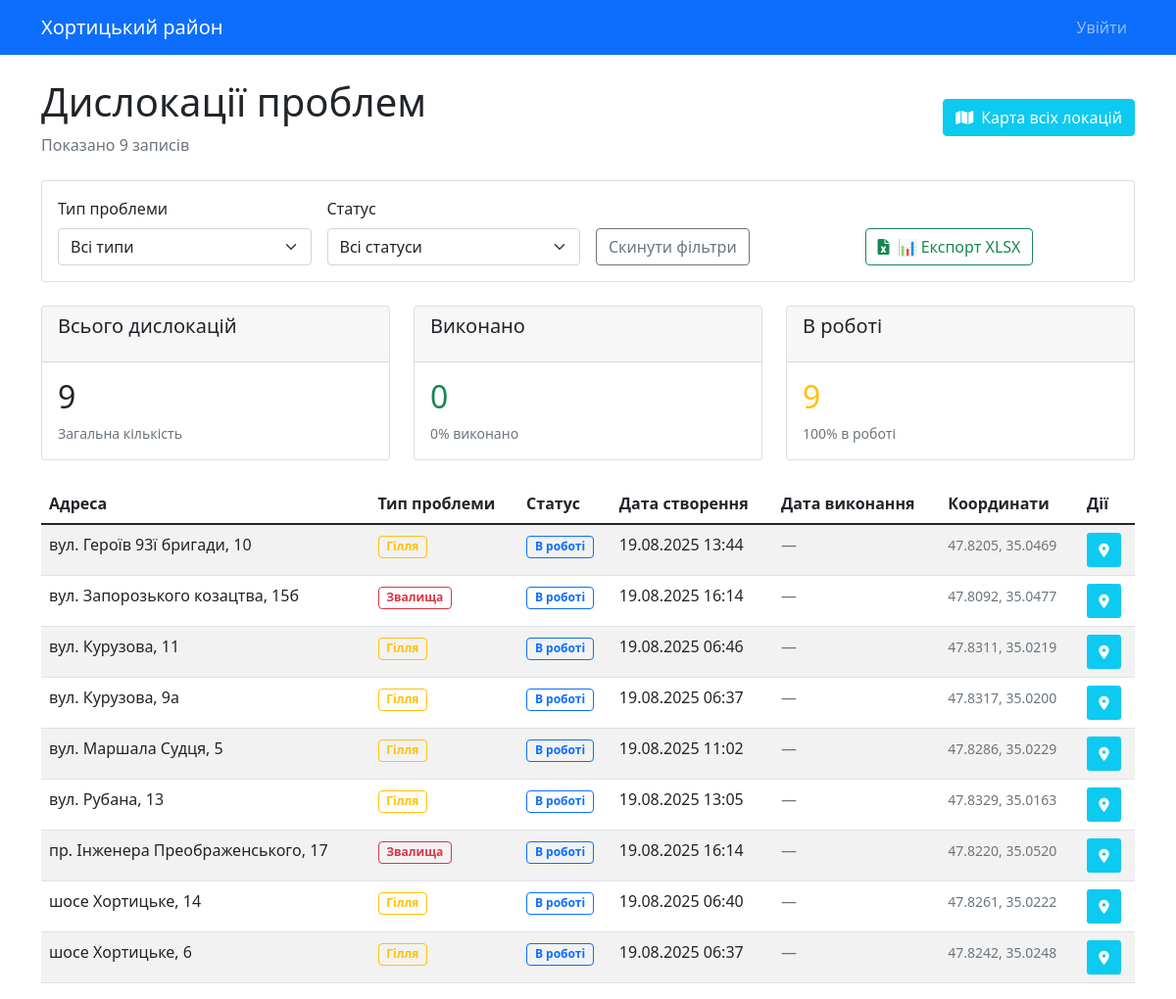
Before: / with the older database file.
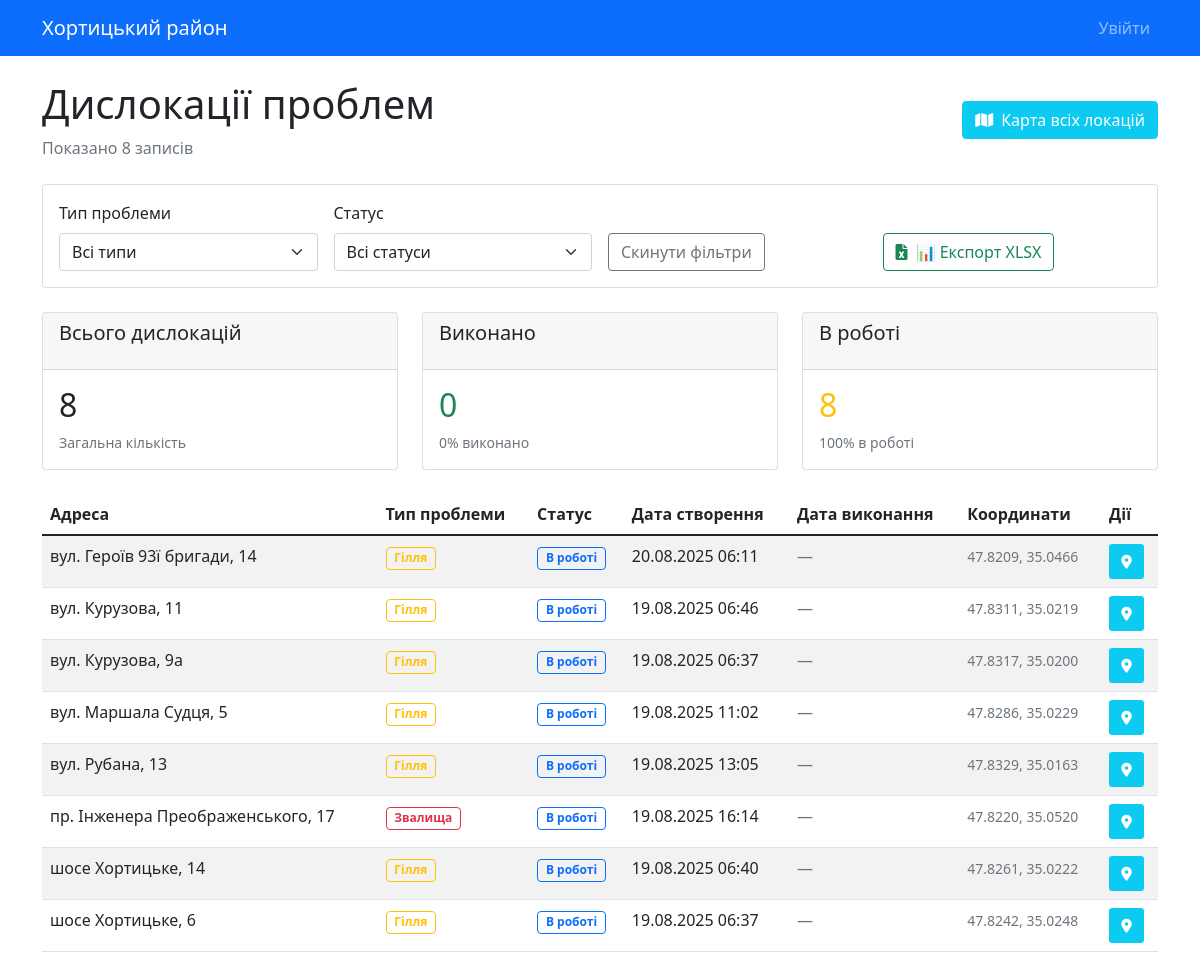
After: the same page with the newer database file.
### models.py (models this page shows, shortened)
class Location(db.Model):
    id = db.Column(db.Integer, primary_key=True)
    address = db.Column(db.String(200), nullable=False)
    latitude = db.Column(db.Float, nullable=False)
    longitude = db.Column(db.Float, nullable=False)
    problem_type = db.Column(db.String(50), nullable=False)
    status = db.Column(db.String(20), default='in_progress')
    description = db.Column(db.Text)
    date_created = db.Column(db.DateTime, default=datetime.utcnow)
    date_completed = db.Column(db.DateTime)
    created_by = db.Column(db.Integer, db.ForeignKey('user.id'))

### app.py (the view)
@app.route('/')
def index():
    problem_type = request.args.get('problem_type', 'all')
    status = request.args.get('status', 'all')
    query = Location.query
    if problem_type != 'all':
        query = query.filter(Location.problem_type == problem_type)
    if status != 'all':
        query = query.filter(Location.status == status)
    locations = query.all()
    for location in locations:
        location.formatted_address = format_address(location.address)
    locations.sort(key=lambda x: x.formatted_address)
    for location in locations:
        location.address = location.formatted_address
    total_count = len(locations)
    completed_count = len([l for l in locations if l.status == 'completed'])
    in_progress_count = len(
        [l for l in locations if l.status == 'in_progress'])
    return render_template('index.html',
                           locations=locations,
                           current_problem_type=problem_type,
                           current_status=status,
                           total_count=total_count,
                           completed_count=completed_count,
                           in_progress_count=in_progress_count)

### app.py (called while the page is built)
def format_address(address):
    file_path = Path(__file__).parent / "static" / "street-names.json"
    with open(file_path, "r", encoding="utf-8") as f:
        addresses = json.load(f)
        for k, v in addresses.items():
            if address.startswith(k):
                return address.replace(k, v)
    return address

### templates/index.html (shortened to what this page needs)
{% extends "base.html" %}
{% block content %}
<div class="d-flex justify-content-between align-items-center mb-4">
    <div>
        <h1>Дислокації проблем</h1>
        <p class="text-muted mb-0">
            Показано {{ locations|length }}
            {% if current_problem_type != 'all' or current_status != 'all' %}
                з {{ total_count }} (застосовано фільтри)
            {% else %}
                записів
            {% endif %}
        </p>
    </div>
<div class="d-flex gap-2">
        <a href="{{ url_for('map_all') }}" class="btn btn-info text-white">
            <i class="fas fa-map me-2"></i>Карта всіх локацій
        </a>
    </div>
</div>
<div class="row mb-4">
    <div class="col-md-12">
        <div class="card">
            <div class="card-body">
                <form method="GET" class="row g-3">
                    <div class="col-md-3">
                        <label class="form-label">Тип проблеми</label>
                        <select name="problem_type" class="form-select" onchange="this.form.submit()">
                            <option value="all" {% if current_problem_type == 'all' %}selected{% endif %}>Всі типи</option>
                        </select>
                    </div>
                    <div class="col-md-3">
                        <label class="form-label">Статус</label>
                        <select name="status" class="form-select" onchange="this.form.submit()">
                            <option value="all" {% if current_status == 'all' %}selected{% endif %}>Всі статуси</option>
                        </select>
                    </div>
                    <div class="col-md-3 d-flex align-items-end">
                        <a href="{{ url_for('index') }}" class="btn btn-outline-secondary">Скинути фільтри</a>
                    </div>
                    <div class="col-md-3 d-flex align-items-end">
                        <a href="{{ url_for('export_excel', problem_type=current_problem_type, status=current_status) }}"
                            class="btn btn-outline-success">
                            <i class="fas fa-file-excel me-2"></i>📊 Експорт XLSX
                        </a>
                    </div>
                </form>
            </div>
        </div>
    </div>
</div>
<div class="row mb-4">
    <div class="col-md-4">
        <div class="card">
            <div class="card-header pb-3">
                <h5 class="card-title">
                    {% if current_problem_type != 'all' %}
                        {{ current_problem_type }}
                    {% else %}
                        Всього дислокацій
                    {% endif %}
                </h5>
            </div>
            <div class="card-body">
                <div class="h2 font-bold">{{ total_count }}</div>
                <p class="text-muted small mb-0">
                    {% if current_problem_type != 'all' %}
                        Загальна кількість {{ current_problem_type.lower() }}
                    {% else %}
                        Загальна кількість
                    {% endif %}
                </p>
            </div>
        </div>
    </div>
    <div class="col-md-4">
        <div class="card">
            <div class="card-header pb-3">
                <h5 class="card-title">Виконано</h5>
            </div>
            <div class="card-body">
                <div class="h2 font-bold text-success">{{ completed_count }}</div>
                <p class="text-muted small mb-0">
                    {% if total_count > 0 %}
                        {{ "%.0f"|format((completed_count / total_count) * 100) }}% виконано
                    {% else %}
                        0% виконано
                    {% endif %}
                </p>
            </div>
        </div>
    </div>
    <div class="col-md-4">
        <div class="card">
            <div class="card-header pb-3">
                <h5 class="card-title">В роботі</h5>
            </div>
            <div class="card-body">
                <div class="h2 font-bold text-warning">{{ in_progress_count }}</div>
                <p class="text-muted small mb-0">
                    {% if total_count > 0 %}
                        {{ "%.0f"|format((in_progress_count / total_count) * 100) }}% в роботі
                    {% else %}
                        0% в роботі
                    {% endif %}
                </p>
            </div>
        </div>
    </div>
</div>
{% if locations %}
    <div class="table-responsive">
    <table class="table table-striped">
        <thead>
            <tr>
                <th>Адреса</th>
                <th>Тип проблеми</th>
                <th>Статус</th>
                <th>Дата створення</th>
                <th>Дата виконання</th>
                <th>Координати</th>
                <th>Дії</th>
            </tr>
        </thead>
        <tbody>
            {% for location in locations %}
            <tr>
                <td>{{ location.address }}</td>
                <td>
                    {% if location.problem_type == 'Гілля' %}
                        <span class="badge border border-warning text-warning bg-transparent">{{ location.problem_type }}</span>
                    {% elif location.problem_type == 'Листя' %}
                        <span class="badge border border-success text-success bg-transparent">{{ location.problem_type }}</span>
                    {% elif location.problem_type == 'Звалища' %}
                        <span class="badge border border-danger text-danger bg-transparent">{{ location.problem_type }}</span>
                    {% else %}
                        <span class="badge border border-secondary text-secondary bg-transparent">{{ location.problem_type }}</span>
                    {% endif %}
                </td>
                <td>
                    {% if location.status == 'completed' %}
                        <span class="badge border border-success text-success bg-transparent">Виконано</span>
                    {% elif location.status == 'in_progress' %}
                        <span class="badge border border-primary text-primary bg-transparent">В роботі</span>
                    {% else %}
                        <span class="badge border border-secondary text-secondary bg-transparent">В роботі</span>
                    {% endif %}
                </td>
                <td>{{ location.date_created.strftime('%d.%m.%Y %H:%M') }}</td>
                <td>
                    {% if location.date_completed %}
                        <span class="text-success fw-bold">{{ location.date_completed.strftime('%d.%m.%Y %H:%M') }}</span>
                    {% else %}
                        <span class="text-muted">—</span>
                    {% endif %}
                </td>
                <td>
                    <small class="text-muted">
                        {{ "%.4f"|format(location.latitude) }}, {{ "%.4f"|format(location.longitude) }}
                    </small>
                </td>
                <td>
                    <div class="d-flex gap-1" role="group">
                        <a href="{{ url_for('location_map', location_id=location.id) }}"
                            class="btn btn-sm btn-info text-white"
                            style="width: 35px; height: 35px; border: none; display: flex; align-items: center; justify-content: center;"
                            title="Переглянути на карті">
                            <i class="fas fa-map-marker-alt"></i>
                        </a>
                    </div>
                </td>
            </tr>
            {% endfor %}
        </tbody>
    </table>
</div>
{% endif %}
{% endblock %}

### templates/base.html (shortened to what this page needs)
<!DOCTYPE html>
<html lang="uk">
    <head>
        <link href="https://cdn.jsdelivr.net/npm/bootstrap@5.1.3/dist/css/bootstrap.min.css" rel="stylesheet" />
        <link rel="stylesheet" href="https://cdnjs.cloudflare.com/ajax/libs/font-awesome/6.0.0/css/all.min.css">
    </head>
    <body>
        <nav class="navbar navbar-expand-lg navbar-dark bg-primary">
            <div class="container">
                <a class="navbar-brand" href="{{ url_for('index') }}">Хортицький район</a>
                <div class="navbar-nav ms-auto">
                    {% if current_user.is_authenticated %}
                    <span class="navbar-text me-3">Привіт, {{ current_user.username }}!</span>
                    {% if current_user.is_admin() %}
                    <span class="badge bg-warning me-2 d-flex align-items-center">Адмін</span>
                    {% endif %}
                    <a class="nav-link" href="{{ url_for('logout') }}">Вийти</a>
                    {% else %}
                    <a class="nav-link" href="{{ url_for('login') }}">Увійти</a>
                    {% endif %}
                </div>
            </div>
        </nav>
        <div class="container mt-4">{% block content %}{% endblock %}</div>
    </body>
</html>

Changed rows visible on the page:
removed Location: address "вул. Героїв 93ї бригади, 10", problem_type "Гілля", status "В роботі", date_created "19.08.2025 13:44", latitude "47.8205", longitude "35.0469"
removed Location: address "вул. Запорозького козацтва, 15б", problem_type "Звалища", status "В роботі", date_created "19.08.2025 16:14", latitude "47.8092", longitude "35.0477"
added Location: address "вул. Героїв 93ї бригади, 14", problem_type "Гілля", status "В роботі", date_created "20.08.2025 06:11", latitude "47.8209", longitude "35.0466"
Other visible differences:
{{ locations|length }}: "9" → "8"
{{ total_count }}: "9" → "8"
{{ in_progress_count }}: "9" → "8"
